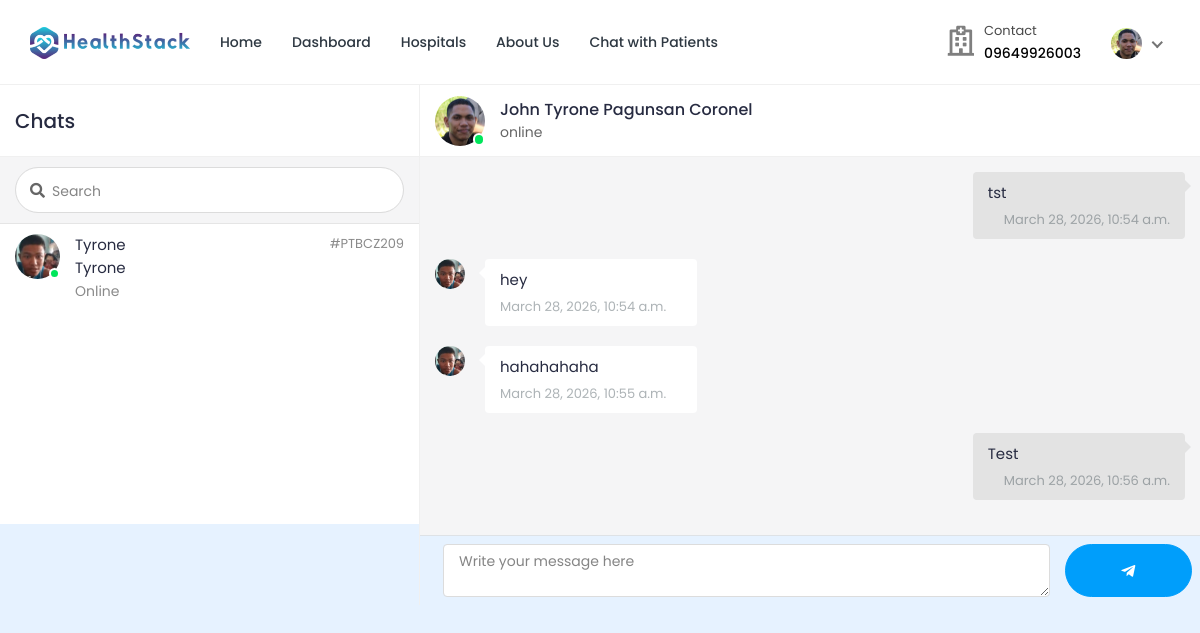
Page /chat/home/24/?u=25 (signed in) on the committed database.
### doctor/models.py (models this page shows, shortened)
class Doctor_Information(models.Model):
    DOCTOR_TYPE = (
        ('Cardiologists', 'Cardiologists'),
        ('Neurologists', 'Neurologists'),
        ('Pediatricians', 'Pediatricians'),
        ('Physiatrists', 'Physiatrists'),
        ('Dermatologists', 'Dermatologists'),
    )
    doctor_id = models.AutoField(primary_key=True)
    user = models.OneToOneField(User, on_delete=models.CASCADE, null=True, blank=True, related_name='profile')
    name = models.CharField(max_length=200, null=True, blank=True)
    username = models.CharField(max_length=200, null=True, blank=True)
    gender = models.CharField(max_length=200, null=True, blank=True)
    description = models.TextField(max_length=1000, null=True, blank=True)
    department = models.CharField(max_length=200, choices=DOCTOR_TYPE, null=True, blank=True)
    department_name = models.ForeignKey(hospital_department, on_delete=models.SET_NULL, null=True, blank=True)
    specialization = models.ForeignKey(specialization, on_delete=models.SET_NULL, null=True, blank=True)
    featured_image = models.ImageField(upload_to='doctors/', default='doctors/user-default.png', null=True, blank=True)
    certificate_image = models.ImageField(upload_to='doctors_certificate/', default='doctors_certificate/default.png', null=True, blank=True)
    email = models.EmailField(max_length=200, null=True, blank=True)
    phone_number = models.CharField(max_length=200, null=True, blank=True)
    nid = models.CharField(max_length=200, null=True, blank=True)
    visiting_hour = models.CharField(max_length=200, null=True, blank=True)
    consultation_fee = models.IntegerField(null=True, blank=True)
    report_fee = models.IntegerField(null=True, blank=True)
    dob = models.CharField(max_length=200, null=True, blank=True)
    institute = models.CharField(max_length=200, null=True, blank=True)
    degree = models.CharField(max_length=200, null=True, blank=True)
    completion_year = models.CharField(max_length=200, null=True, blank=True)
    work_place = models.CharField(max_length=200, null=True, blank=True)
    designation = models.CharField(max_length=200, null=True, blank=True)
    start_year = models.CharField(max_length=200, null=True, blank=True)
    end_year = models.CharField(max_length=200, null=True, blank=True)
    register_status =  models.CharField(max_length=200, null=True, blank=True)
    hospital_name = models.ForeignKey(Hospital_Information, on_delete=models.SET_NULL, null=True, blank=True)

### hospital/models.py (models this page shows, shortened)
class Patient(models.Model):
    patient_id = models.AutoField(primary_key=True)
    user = models.OneToOneField(User, on_delete=models.CASCADE, null=True, blank=True, related_name='patient')
    name = models.CharField(max_length=200, null=True, blank=True)
    username = models.CharField(max_length=200, null=True, blank=True)
    age = models.IntegerField(null=True, blank=True)
    email = models.EmailField(max_length=200, null=True, blank=True)
    phone_number = models.IntegerField(null=True, blank=True)
    address = models.CharField(max_length=200, null=True, blank=True)
    featured_image = models.ImageField(upload_to='patients/', default='patients/user-default.png', null=True, blank=True)
    blood_group = models.CharField(max_length=200, null=True, blank=True)
    history = models.CharField(max_length=200, null=True, blank=True)
    dob = models.CharField(max_length=200, null=True, blank=True)
    nid = models.CharField(max_length=200, null=True, blank=True)
    serial_number = models.CharField(max_length=200, null=True, blank=True)
    login_status = models.CharField(max_length=200, null=True, blank=True, default="offline")

### ChatApp/models.py (models this page shows, shortened)
class chatMessages(models.Model):
    user_from = models.ForeignKey(User, on_delete=models.CASCADE, related_name="+")
    user_to = models.ForeignKey(User, on_delete=models.CASCADE, related_name="+")
    message = models.TextField()
    date_created = models.DateTimeField(default=timezone.now)

### ChatApp/views.py (the view, shortened to what this page needs)
# urls.py: path('', views.home, name='chat-home'),
@csrf_exempt
@login_required(login_url='login')
@cache_control(no_cache=True, must_revalidate=True, no_store=True)
def home(request,pk):
    if request.user.is_patient:
            User = get_user_model()
            users = User.objects.all()
            patients = Patient.objects.get(user_id=pk)
            appointments = Appointment.objects.filter(patient=patients).filter(appointment_status='confirmed')
            doctor= Doctor_Information.objects.filter(appointment__in=appointments).distinct()
            if not doctor.exists():
                doctor = Doctor_Information.objects.exclude(user=request.user).distinct()
            chats = {}
            if request.method == 'GET' and 'u' in request.GET:
                chats = chatMessages.objects.filter(Q(user_from=request.user.id, user_to=request.GET['u']) | Q(user_from=request.GET['u'], user_to=request.user.id))
                chats = chats.order_by('date_created')
                doc = Doctor_Information.objects.get(user_id=request.GET['u'])
                context = {
                "page":"home",
                "users":users,
                "chats":chats,
                "patient":patients,
                "doctor":doctor,
                "doc":doc,
                "app":appointments,
                "chat_id": int(request.GET['u'] if request.method == 'GET' and 'u' in request.GET else 0)
            }
            elif request.method == 'GET' and 'search' in request.GET:
                query = request.GET.get('search')
                doctor= Doctor_Information.objects.filter(Q(user__first_name__icontains=query) | Q(user__last_name__icontains=query))
                context = {
                "page":"home",
                "users":users,
                "patient":patients,
                "doctor":doctor,
            }
            else:
                context = {
                    "page":"home",
                    "users":users,
                    "chats":chats,
                    "patient":patients,
                    "doctor":doctor,
                    "app":appointments,
                    "chat_id": int(request.GET['u'] if request.method == 'GET' and 'u' in request.GET else 0)
                }
            print(request.GET['u'] if request.method == 'GET' and 'u' in request.GET else 0)
            return render(request,"chat.html",context)
    elif request.user.is_doctor:
            User = get_user_model()
            users = User.objects.all()
            doctor = Doctor_Information.objects.get(user_id=pk)
            appointments = Appointment.objects.filter(doctor=doctor).filter(appointment_status='confirmed')
            patients= Patient.objects.filter(appointment__in=appointments).distinct()
            if not patients.exists():
                patients = Patient.objects.exclude(user=request.user).distinct()
            chats = {}
            if request.method == 'GET' and 'u' in request.GET:
                chats = chatMessages.objects.filter(Q(user_from=request.user.id, user_to=request.GET['u']) | Q(user_from=request.GET['u'], user_to=request.user.id))
                chats = chats.order_by('date_created')
                pat = Patient.objects.get(user_id=request.GET['u'])
                context = {
                "page":"home",
                "users":users,
                "chats":chats,
                "patient":patients,
                "doctor":doctor,
                "pat":pat,
                "app":appointments,
                "chat_id": int(request.GET['u'] if request.method == 'GET' and 'u' in request.GET else 0)
            }
            print(request.GET['u'] if request.method == 'GET' and 'u' in request.GET else 0)
            return render(request,"chat-doctor.html",context)

### templates/chat-doctor.html (shortened to what this page needs)
{% load static %}
{% load tz%}
<!DOCTYPE html>
<html lang="en">
<head>
		<link rel="stylesheet" href="{% static 'HealthStack-System/css/Normal/bootstrap.min.css' %}">
		<link rel="stylesheet" href="{% static 'HealthStack-System/plugins/Normal/fontawesome/css/fontawesome.min.css' %}">
		<link rel="stylesheet" href="{% static 'HealthStack-System/plugins/Normal/fontawesome/css/all.min.css' %}">
		<link rel="stylesheet" href="{% static 'HealthStack-System/css/Normal/style.css' %}">
		<link rel="stylesheet" href="{% static 'HealthStack-System/plugins/Normal/fancybox/jquery.fancybox.min.css'%}">
	</head>
	<body class="chat-page">
		<div class="main-wrapper">
			<header class="header">{% include 'doctor-navbar.html' %}</header>
			<div class="content">
				<div class="container-fluid">
					<div class="row">
						<div class="col-xl-12">
							<div class="chat-window">
								<div class="chat-cont-left">
									<div class="chat-header">
										<span>Chats</span>
									</div>
									<form class="chat-search" method="GET" action = "{% url 'chat-home' pk=user.id %}">
										<div class="input-group">
											<div class="input-group-prepend">
											</div>
											<input type="text" class="form-control" placeholder="Search" name="search">
										</div>
									</form>
									<div class="chat-users-list">
										<div class="chat-scroll">
										{% for u in patient %}
											<a href="{% url 'chat-home' pk=user.id %}?u={{u.user.id}}" class="media">
												<div class="media-img-wrap">
													{%if u.user.login_status%}
													<div class="avatar avatar-online">
														<img src="{{ u.featured_image.url }}" alt="User Image" class="avatar-img rounded-circle">
													</div>
													{%else%}
													<div class="avatar avatar-away">
														<img src="{{ u.featured_image.url }}" alt="User Image" class="avatar-img rounded-circle">
													</div>
													{%endif%}
												</div>
												<div class="media-body">
													<div>
														<div class="user-name">{{u.name}}</div>
														<div>
															<div class="user-name">{{u.name}}</div>
															{%if u.user.login_status%}
															<div class="user-last-chat">Online</div>
															{%else%}
															<div class="user-last-chat">Offline</div>
															{%endif%}
														</div>
													</div>
													<div>
														<div class="last-chat-time block">{{u.serial_number}}</div>
													</div>
												</div>
											</a>
										{% endfor %}
										</div>
									</div>
								</div>
								<div class="chat-cont-right">
									<div class="chat-header">
										<div class="media">
											<div class="media-img-wrap">
												<div class="avatar avatar-online">
													<img src="{{doctor.featured_image.url}}" alt="User Image" class="avatar-img rounded-circle">
												</div>
											</div>
											<div class="media-body">
												<div class="user-name">{{doctor.name}}</div>
												<div class="user-status">online</div>
											</div>
										</div>
									</div>
									{% if not chat_id > 0 %}
										<div class="d-flex flex-column justify-content-center align-items-center" style="height: 650px;">
											<h3>Start Chat now</h3>
											<p><small class="text-muted">Please select a person to chat with.</small></p>
										</div>
									{% else %}
									<div class="chat-body">
										<div class="chat-scroll chat-box">
											<ul class="list-unstyled">
												{% for chat in chats %}
												{% if chat.user_from == user %}
												<li class="media sent">
													<div class="media-body">
														<div class="msg-box">
															<div class="chat-bubble" data-id="{{chat.id}}">
																<p>{{chat.message}}</p>
																<ul class="chat-msg-info">
																	<li>
																		<div class="chat-time">
																			<span>{{chat.date_created|localtime}}</span>
																		</div>
																	</li>
																</ul>
															</div>
														</div>
													</div>
												</li>
												{% else %}
												<li class="media received">
													<div class="avatar">
														<img src="{{ pat.featured_image.url }}" alt="User Image" class="avatar-img rounded-circle">
													</div>
													<div class="media-body">
														<div class="msg-box">
															<div class="chat-bubble" data-id="{{chat.id}}">
																<p>{{chat.message}}</p>
																<ul class="chat-msg-info">
																	<li>
																		<div class="chat-time">
																			<span>{{chat.date_created|localtime}}</span>
																		</div>
																	</li>
																</ul>
															</div>
														</div>
													</div>
												</li>
												{% endif %}
												{% endfor %}
											</ul>
										</div>
									</div>
									<div class="chat-box-form border-top p-2" style="height: 70px;">
										<div class="w-100 h-100">
											<form action="{% url 'chat-send' %}" method="POST" id="chat-submit" class="h-100 d-flex ">
												<div class="col-md-10 h-100">
													<textarea name="message" id="" class="h-100 w-100 form-control" placeholder="Write your message here"></textarea>
												</div>
												<button type="submit" class="button btn btn-rounded btn-info h-100 w-100 justify-content-center align-items-center d-flex"><i class="fab fa-telegram-plane"></i></button>
											</form>
										</div>
									</div>
									{% endif %}
								</div>
							</div>
						</div>
					</div>
				</div>
			</div>
	</body>
</html>

### templates/doctor-navbar.html (shortened to what this page needs)
{% load static %}
<nav class="navbar navbar-expand-lg header-nav">
  <div class="navbar-header">
    <a href="{% url 'hospital_home'%}" class="navbar-brand logo">
      <img
        src="{% static 'HealthStack-System/images/Normal/logo.jpg' %}"
        class="img-fluid"
        alt="Logo"
      />
    </a>
  </div>
  <div class="main-menu-wrapper">
    <ul class="main-nav">
      <li>
        <a href="{% url 'hospital_home'%}">Home</a>
      </li>
      <li>
        <a href="{% url 'doctor-dashboard'%}">Dashboard</a>
      </li>
      <li><a href="{% url 'multiple-hospital' %}" style="text-decoration: none;">Hospitals</a></li>
      <li>
        <a href="{% url 'about-us'%}">About Us</a>
      </li>
      <li>
        <a href="{% url 'chat-home' pk=user.id %}">Chat with Patients</a>
      </li>
    </ul>
  </div>
  <ul class="nav header-navbar-rht">
    <li class="nav-item contact-item">
      <div class="header-contact-img">
        <i class="far fa-hospital"></i>
      </div>
      <div class="header-contact-detail">
        <p class="contact-header">Contact</p>
        {% include 'includes/contact-phone.html' %}
      </div>
    </li>
    <li class="nav-item dropdown has-arrow logged-item">
      <a href="#" class="dropdown-toggle nav-link" data-toggle="dropdown">
        <span class="user-img">
          <img
            class="rounded-circle"
            src="{{ doctor.featured_image.url }}"
            width="31"
            alt="Darren Elder"
          />
        </span>
      </a>
    </li>
  </ul>
</nav>

### templates/includes/contact-phone.html
{% if user.is_authenticated and user.is_patient and user.patient.phone_number %}
{% with phone=user.patient.phone_number|stringformat:"s" %}
<p class="contact-info-header">{% if phone|slice:":1" == "0" %}{{ phone }}{% else %}0{{ phone }}{% endif %}</p>
{% endwith %}
{% elif user.is_authenticated and user.is_doctor and user.profile.phone_number %}
{% with phone=user.profile.phone_number|stringformat:"s" %}
<p class="contact-info-header">{% if phone|slice:":1" == "0" %}{{ phone }}{% else %}0{{ phone }}{% endif %}</p>
{% endwith %}
{% elif user.is_authenticated and user.is_hospital_admin and user.hospital_admin.phone_number %}
{% with phone=user.hospital_admin.phone_number|stringformat:"s" %}
<p class="contact-info-header">{% if phone|slice:":1" == "0" %}{{ phone }}{% else %}0{{ phone }}{% endif %}</p>
{% endwith %}
{% elif patient.phone_number %}
{% with phone=patient.phone_number|stringformat:"s" %}
<p class="contact-info-header">{% if phone|slice:":1" == "0" %}{{ phone }}{% else %}0{{ phone }}{% endif %}</p>
{% endwith %}
{% elif doctor.phone_number %}
{% with phone=doctor.phone_number|stringformat:"s" %}
<p class="contact-info-header">{% if phone|slice:":1" == "0" %}{{ phone }}{% else %}0{{ phone }}{% endif %}</p>
{% endwith %}
{% else %}
<p class="contact-info-header">Not set</p>
{% endif %}

### rows in the picture
Doctor_Information: phone_number "09649926003", featured_image (picture), name "John Tyrone Pagunsan Coronel"
Patient: featured_image (picture), name "Tyrone", shows "Online", serial_number "#PTBCZ209"
chatMessages: message "tst", date_created "March 28, 2026, 10:54 a.m."
chatMessages: featured_image (picture), message "hey", date_created "March 28, 2026, 10:54 a.m."
chatMessages: featured_image (picture), message "hahahahaha", date_created "March 28, 2026, 10:55 a.m."
chatMessages: message "Test", date_created "March 28, 2026, 10:56 a.m."
